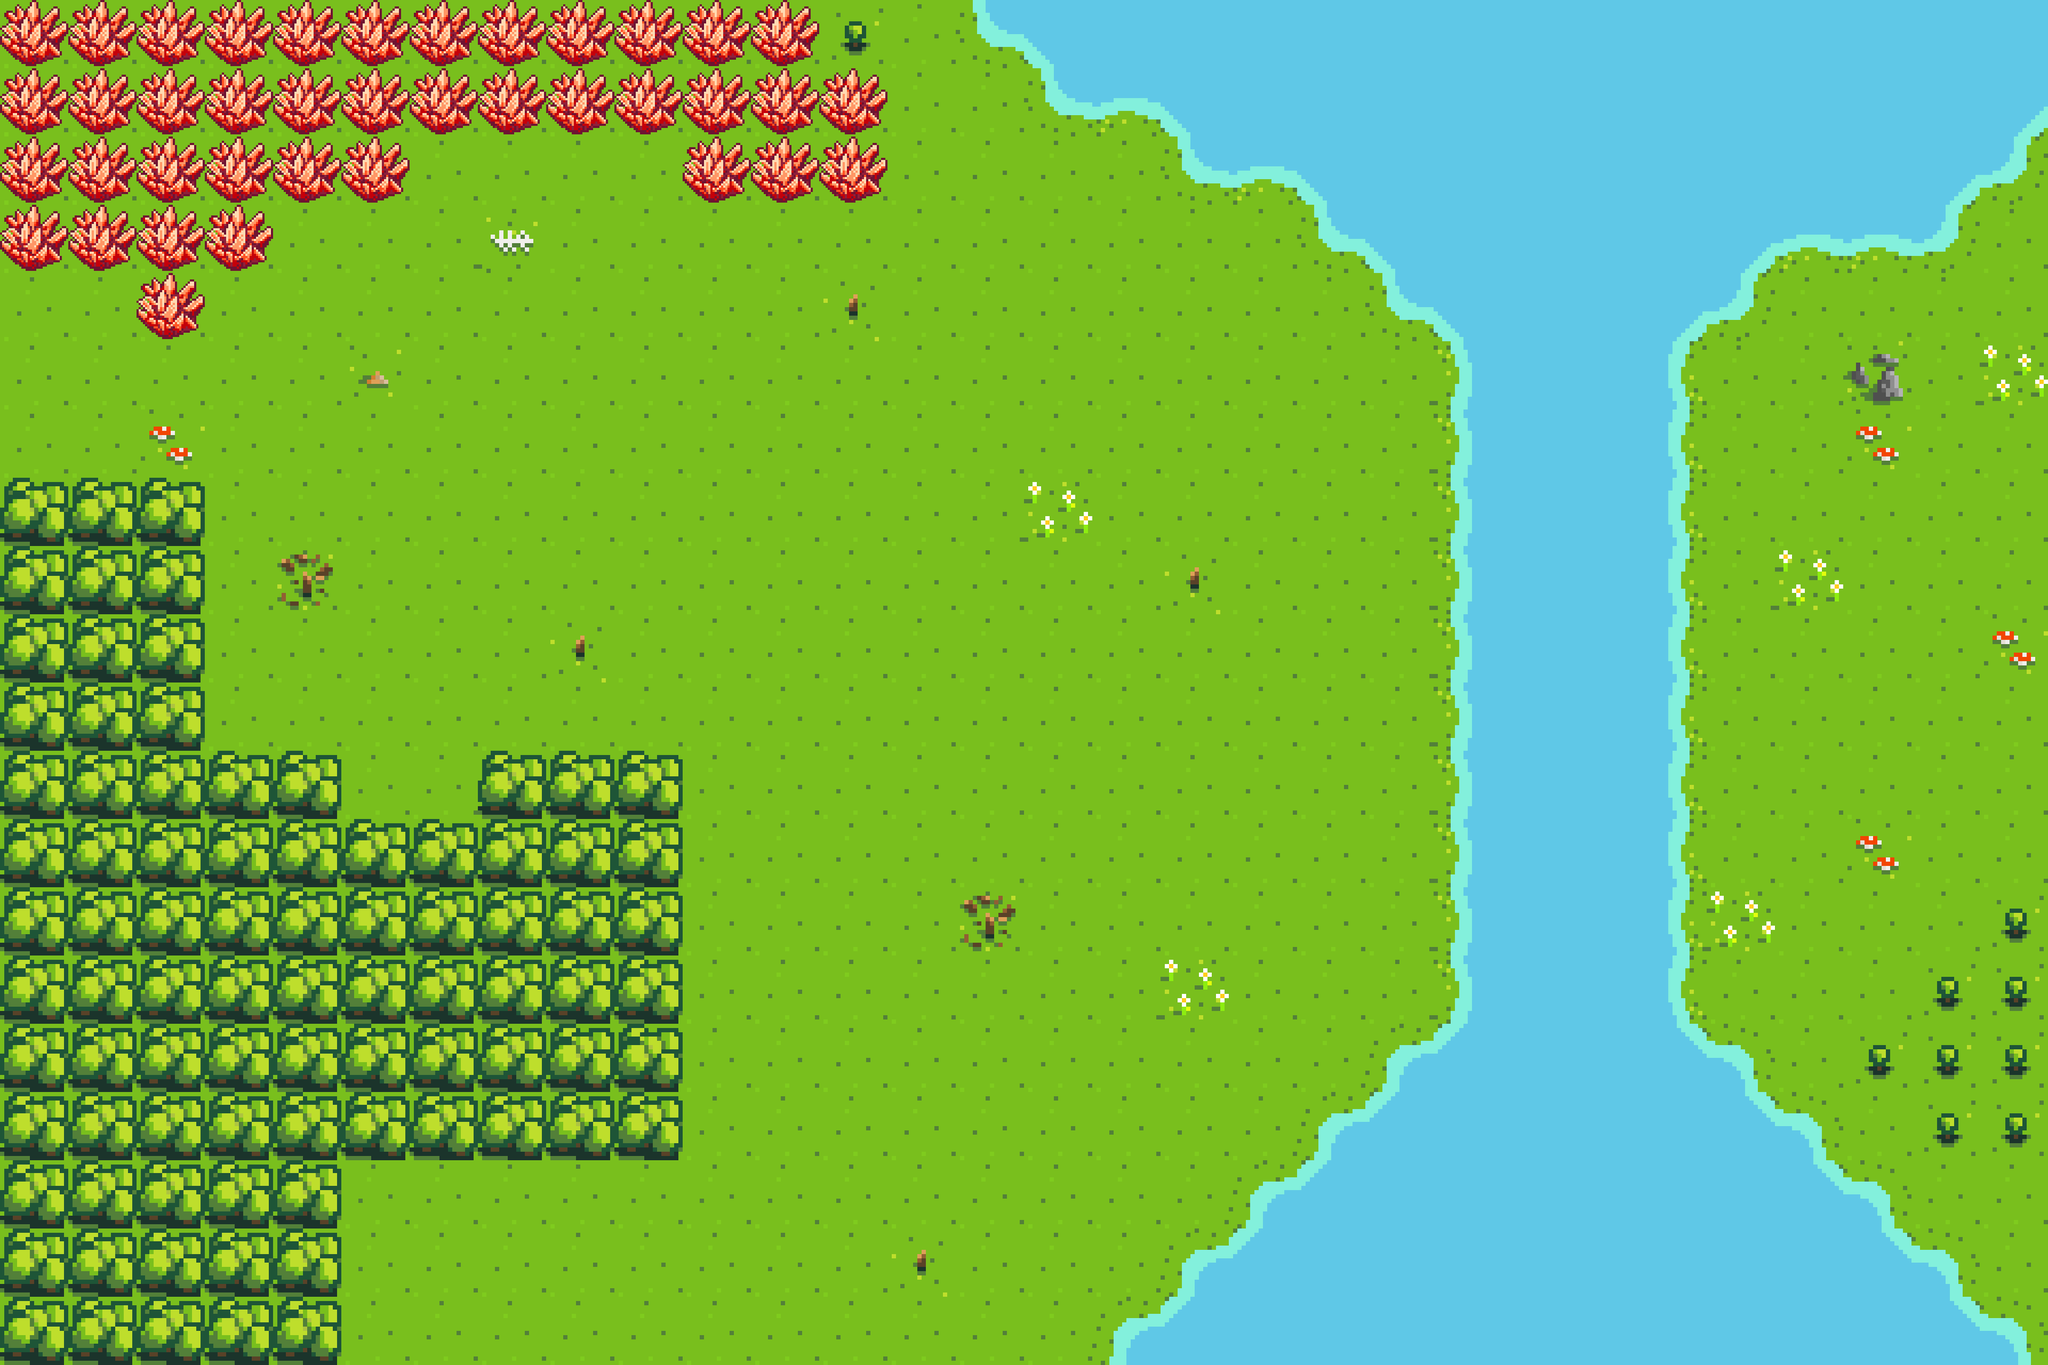

This is a level from a 2D game, rendered from its Tiled map with the project's own tilesets. A one-line summary and the map file follow, with tile-layer data summarised:
An orthogonal 30x20 tile map with 128x128 px tiles, 1 tile layer (Tile Layer 1) and 65 objects.

<map version="1.10" tiledversion="1.11.2" orientation="orthogonal" renderorder="right-down" width="30" height="20" tilewidth="128" tileheight="128" infinite="0" nextlayerid="7" nextobjectid="199">
 <tileset firstgid="1" source="tiles.tsx" />
 <layer id="1" name="Tile Layer 1" width="30" height="20">
  <data>[600 cells, 600 non-empty, 15 distinct tile ids]</data>
 </layer>
 <objectgroup id="3" name="collision">
  <object id="89" x="1792" y="0" width="2048" height="128" />
  <object id="90" x="1920" y="128" width="1920" height="128" />
  <object id="91" x="2176" y="256" width="1664" height="128" />
  <object id="92" x="2432" y="384" width="1280" height="128" />
  <object id="93" x="2560" y="512" width="768" height="128" />
  <object id="104" x="2560" y="1920" width="768" height="128" />
  <object id="105" x="2432" y="2048" width="1024" height="128" />
  <object id="106" x="2304" y="2176" width="1280" height="128" />
  <object id="107" x="2176" y="2304" width="1536" height="128" />
  <object id="108" x="2048" y="2432" width="1792" height="128" />
  <object id="116" x="0" y="0" width="1280" height="256" />
  <object id="117" x="0" y="256" width="768" height="128" />
  <object id="118" x="0" y="384" width="512" height="128" />
  <object id="119" x="1536" y="128" width="128" height="256" />
  <object id="120" x="1280" y="0" width="256" height="384" />
  <object id="143" x="2816" y="640" width="128" height="128">
   <properties>
    <property name="buildable" type="bool" value="true" />
   </properties>
  </object>
  <object id="144" x="2688" y="640" width="128" height="128">
   <properties>
    <property name="buildable" type="bool" value="true" />
   </properties>
  </object>
  <object id="145" x="2944" y="640" width="128" height="128">
   <properties>
    <property name="buildable" type="bool" value="true" />
   </properties>
  </object>
  <object id="146" x="3072" y="640" width="128" height="128">
   <properties>
    <property name="buildable" type="bool" value="true" />
   </properties>
  </object>
  <object id="147" x="2688" y="768" width="128" height="128">
   <properties>
    <property name="buildable" type="bool" value="true" />
   </properties>
  </object>
  <object id="148" x="2816" y="768" width="128" height="128">
   <properties>
    <property name="buildable" type="bool" value="true" />
   </properties>
  </object>
  <object id="149" x="2944" y="768" width="128" height="128">
   <properties>
    <property name="buildable" type="bool" value="true" />
   </properties>
  </object>
  <object id="150" x="3072" y="768" width="128" height="128">
   <properties>
    <property name="buildable" type="bool" value="true" />
   </properties>
  </object>
  <object id="151" x="2688" y="896" width="128" height="128">
   <properties>
    <property name="buildable" type="bool" value="true" />
   </properties>
  </object>
  <object id="152" x="2816" y="896" width="128" height="128">
   <properties>
    <property name="buildable" type="bool" value="true" />
   </properties>
  </object>
  <object id="154" x="2944" y="896" width="128" height="128">
   <properties>
    <property name="buildable" type="bool" value="true" />
   </properties>
  </object>
  <object id="155" x="3072" y="896" width="128" height="128">
   <properties>
    <property name="buildable" type="bool" value="true" />
   </properties>
  </object>
  <object id="156" x="2688" y="1024" width="128" height="128">
   <properties>
    <property name="buildable" type="bool" value="true" />
   </properties>
  </object>
  <object id="157" x="2816" y="1024" width="128" height="128">
   <properties>
    <property name="buildable" type="bool" value="true" />
   </properties>
  </object>
  <object id="158" x="2944" y="1024" width="128" height="128">
   <properties>
    <property name="buildable" type="bool" value="true" />
   </properties>
  </object>
  <object id="159" x="3072" y="1024" width="128" height="128">
   <properties>
    <property name="buildable" type="bool" value="true" />
   </properties>
  </object>
  <object id="160" x="2688" y="1152" width="128" height="128">
   <properties>
    <property name="buildable" type="bool" value="true" />
   </properties>
  </object>
  <object id="161" x="2816" y="1152" width="128" height="128">
   <properties>
    <property name="buildable" type="bool" value="true" />
   </properties>
  </object>
  <object id="162" x="2944" y="1152" width="128" height="128">
   <properties>
    <property name="buildable" type="bool" value="true" />
   </properties>
  </object>
  <object id="163" x="3072" y="1152" width="128" height="128">
   <properties>
    <property name="buildable" type="bool" value="true" />
   </properties>
  </object>
  <object id="164" x="2688" y="1280" width="128" height="128">
   <properties>
    <property name="buildable" type="bool" value="true" />
   </properties>
  </object>
  <object id="165" x="2816" y="1280" width="128" height="128">
   <properties>
    <property name="buildable" type="bool" value="true" />
   </properties>
  </object>
  <object id="166" x="2944" y="1280" width="128" height="128">
   <properties>
    <property name="buildable" type="bool" value="true" />
   </properties>
  </object>
  <object id="167" x="3072" y="1280" width="128" height="128">
   <properties>
    <property name="buildable" type="bool" value="true" />
   </properties>
  </object>
  <object id="168" x="2688" y="1408" width="128" height="128">
   <properties>
    <property name="buildable" type="bool" value="true" />
   </properties>
  </object>
  <object id="169" x="2816" y="1408" width="128" height="128">
   <properties>
    <property name="buildable" type="bool" value="true" />
   </properties>
  </object>
  <object id="170" x="2944" y="1408" width="128" height="128">
   <properties>
    <property name="buildable" type="bool" value="true" />
   </properties>
  </object>
  <object id="171" x="3072" y="1408" width="128" height="128">
   <properties>
    <property name="buildable" type="bool" value="true" />
   </properties>
  </object>
  <object id="172" x="2688" y="1536" width="128" height="128">
   <properties>
    <property name="buildable" type="bool" value="true" />
   </properties>
  </object>
  <object id="173" x="2816" y="1536" width="128" height="128">
   <properties>
    <property name="buildable" type="bool" value="true" />
   </properties>
  </object>
  <object id="174" x="2944" y="1536" width="128" height="128">
   <properties>
    <property name="buildable" type="bool" value="true" />
   </properties>
  </object>
  <object id="175" x="3072" y="1536" width="128" height="128">
   <properties>
    <property name="buildable" type="bool" value="true" />
   </properties>
  </object>
  <object id="176" x="2688" y="1664" width="128" height="128">
   <properties>
    <property name="buildable" type="bool" value="true" />
   </properties>
  </object>
  <object id="177" x="2816" y="1664" width="128" height="128">
   <properties>
    <property name="buildable" type="bool" value="true" />
   </properties>
  </object>
  <object id="179" x="2944" y="1664" width="128" height="128">
   <properties>
    <property name="buildable" type="bool" value="true" />
   </properties>
  </object>
  </objectgroup>
 <objectgroup color="#ff0000" id="5" name="completion-area">
  <!-- 1 objects omitted --></objectgroup>
</map>
<!-- 15 of 65 objects omitted -->
